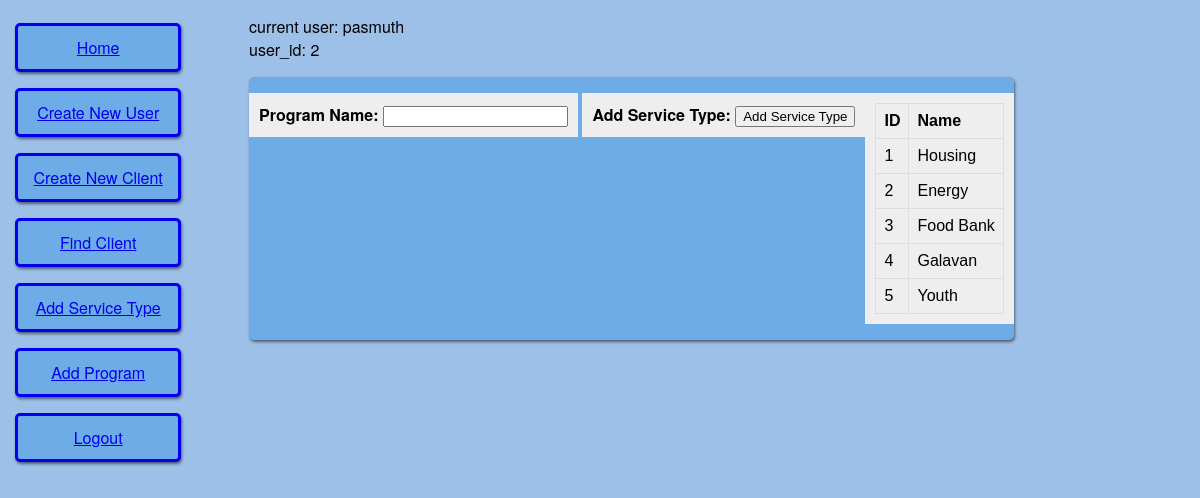
/add_Program (signed in), run on an earlier commit of the app's database.
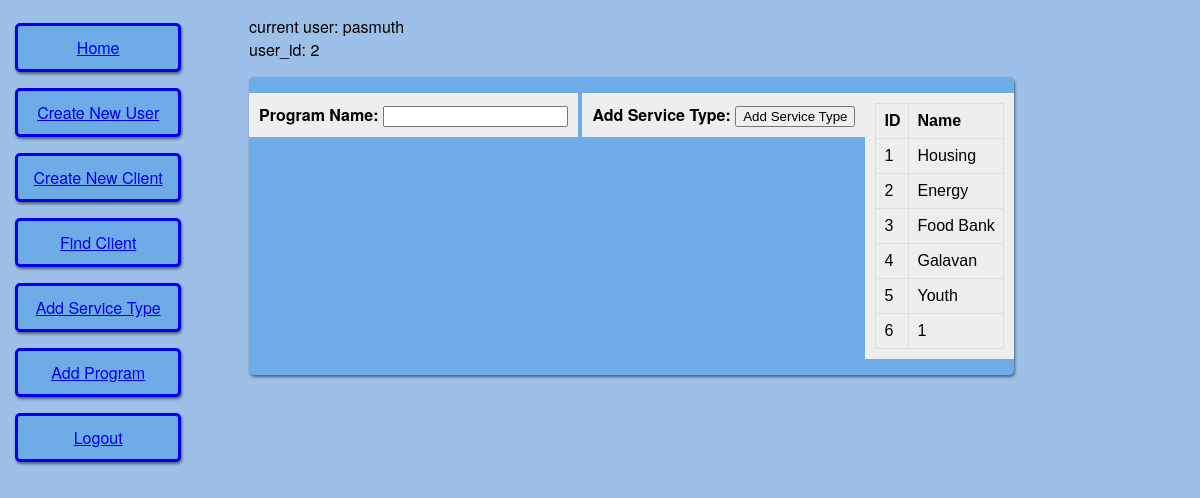
And on a later commit of the database.
### app/models.py (models this page shows, shortened)
class Program(db.Model):
	id = db.Column(db.Integer, primary_key = True)
	name = db.Column(db.String(20))

### app/routes.py (the view)
@app.route('/add_<record_type>', methods = ['GET','POST'])
def add_record(record_type):
	record_class = globals()[record_type]
	record_form = globals()['Create'+record_type]
	instance = record_form()
	records = record_class.query.all()
	if instance.validate_on_submit():
		instance.execute_transaction()
		return redirect(url_for('add_record', record_type = record_type))
	return render_template('add_record.html', title = instance.form_title, form = instance, data = records)

### app/forms.py (shortened to what this page needs)
class CreateProgram(FlaskForm):
	form_title = 'Create Program'
	name = StringField('Program Name', validators = [DataRequired()])
	submit = SubmitField('Add Service Type')

### app/models.py (called while the page is built)
@login.user_loader
def load_user(id):
	return User.query.get(int(id))

### app/templates/add_record.html (shortened to what this page needs)
{% extends "base.html" %}
{% block content %}
    <div class="formFields">
        <form action="" method="post">
            {% for field in form %}
                {% if field.type != 'CSRFTokenField' %}
                <div class="formElement">
                    <strong>{{ field.label() }}:</strong>
                    {{ field() }} <br>
                </div>
                {% endif %}
            {% endfor %}
        </form>
        <br>
        <div class="formElement">
            <table>
                <tr>
                    <th>ID</th>
                    <th>Name</th>
                </tr>
                {% for d in data %}
                <tr>
                    <td>{{ d.id }}</td>
                    <td>{{ d.name }}</td>
                </tr>
                {% endfor %}
            </table>
        </div>
    </div>
{% endblock %}

What changed in the data, as far as the page shows it:
added Program: id "6", name "1"
